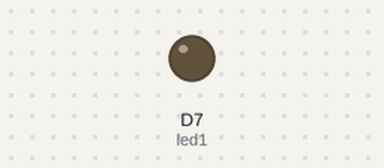
A sketch run on a simulated ESP8266 (NodeMCU). Parts: output pins drawn as LEDs (lit = HIGH).

Above: at 0.5 s.
At 15.1 s:
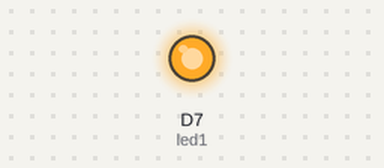
Timing chart, 0 to 16.5 s (numbered marks = the images above):
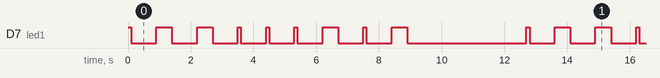

Measured:
- by itself, D7 (led1): repeats every 12.7 s: 2 × (LOW 0.80 s, HIGH 0.50 s), 3 × (LOW 0.80 s, HIGH 0.10 s), LOW 0.80 s, HIGH 0.50 s, LOW 0.80 s, HIGH 0.10 s, LOW 0.80 s, HIGH 0.50 s, LOW 3.8 s, HIGH 0.10 s
- by itself, everything shown: repeats every 12.7 s, in 18 steps

The sketch:

blink2.1.ino
```cpp
int led1 = D7;

int newWord = 3000;
int newLetter = 1500;
int letterBreak = 800;

int di = 100;
int dah = 500;


void setup() {

  pinMode(led1, OUTPUT);
}

void loop() {

  // W
  digitalWrite(led1, HIGH);
  delay(di);
  digitalWrite(led1, LOW);
  delay(letterBreak);

  digitalWrite(led1, HIGH);
  delay(dah);
  digitalWrite(led1, LOW);
  delay(letterBreak);

  digitalWrite(led1, HIGH);
  delay(dah);
  digitalWrite(led1, LOW);
  delay(letterBreak);

  // I
  digitalWrite(led1, HIGH);
  delay(di);
  digitalWrite(led1, LOW);
  delay(letterBreak);

  digitalWrite(led1, HIGH);
  delay(di);
  digitalWrite(led1, LOW);
  delay(letterBreak);

  // L
  digitalWrite(led1, HIGH);
  delay(di);
  digitalWrite(led1, LOW);
  delay(letterBreak);

  digitalWrite(led1, HIGH);
  delay(dah);
  digitalWrite(led1, LOW);
  delay(letterBreak);

  digitalWrite(led1, HIGH);
  delay(di);
  digitalWrite(led1, LOW);
  delay(letterBreak);

  digitalWrite(led1, HIGH);
  delay(dah);
  digitalWrite(led1, LOW);
  delay(letterBreak);


  delay(newWord);
}
```
